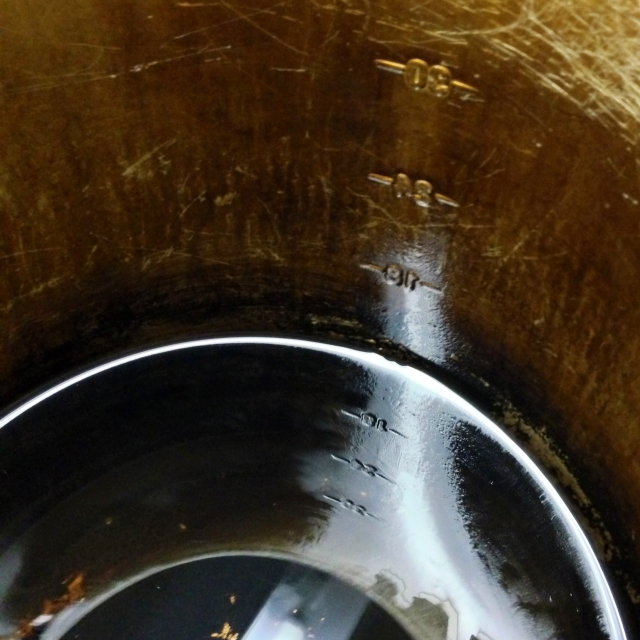
#> input picture programming_computer_vision_with_python/cvbook-contrib/coffee.jpeg, 1280 x 1280 px (shown at 1/2 size)
$ python ch01_histeq.py   (older library calls are emulated)
#> lines starting #> are read from the running program, lines starting #| are printed output that depends on the picture
### programming_computer_vision_with_python/cvbook-contrib/imtools.py
import numpy
import os

from PIL import Image


def get_imlist(path):
  """Returns a list of filenames for all jpg images in a directory."""
  return [os.path.join(path, f) for f in os.listdir(path) if f.endswith('.jpg')]


# [12 lines left out: functions imresize, Htransform, not called in this run]


def histeq(im, bin_count=256):
  """Histogram equalization of a grayscale image."""
  imhist, bins = numpy.histogram(im.flatten(), bin_count, normed=True)
  cdf = imhist.cumsum()
  cdf = 255 * cdf / cdf[-1]  # normalize

  im2 = numpy.interp(im.flatten(), bins[:-1], cdf)
  return im2.reshape(im.shape), cdf


# [43 lines left out: functions compute_average, plot_2d_boundary, not called in this run]

### programming_computer_vision_with_python/cvbook-contrib/ch01_histeq.py
from PIL import Image
from pylab import *
import imtools

im = array(Image.open('coffee.jpeg').convert('L'))
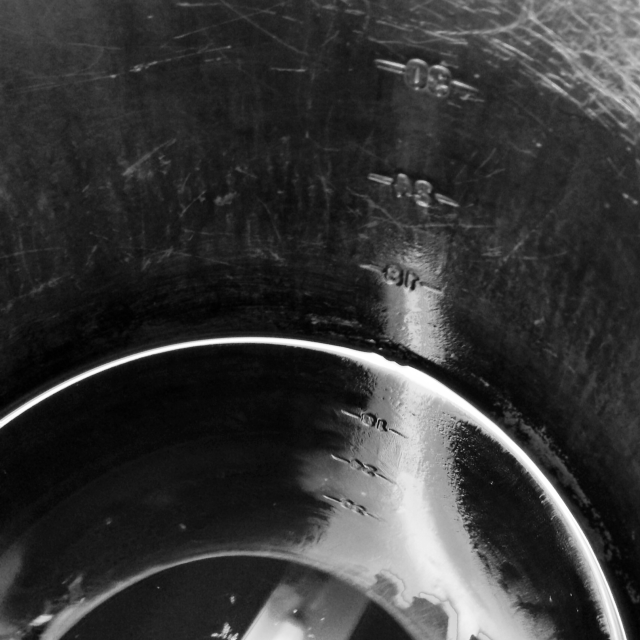
#> im: shape (1280, 1280) (shown at 1/2 size); min 0, max 255, mean 55.2
im2, cdf = imtools.histeq(im)
#> in histeq, `imhist, bins = numpy.histogram(im.flatten(), bin_count, normed=True)`: imhist = 256 values, max 0.0216 at index 32, min 0.000153 at index 0, mean 0.00392; bins = 257 values from 0 to 255
#> in histeq, `cdf = imhist.cumsum()`: cdf = 256 values from 0.000153 to 1
#> in histeq, `cdf = 255 * cdf / cdf[-1]`: cdf = 256 values from 0.0389 to 255
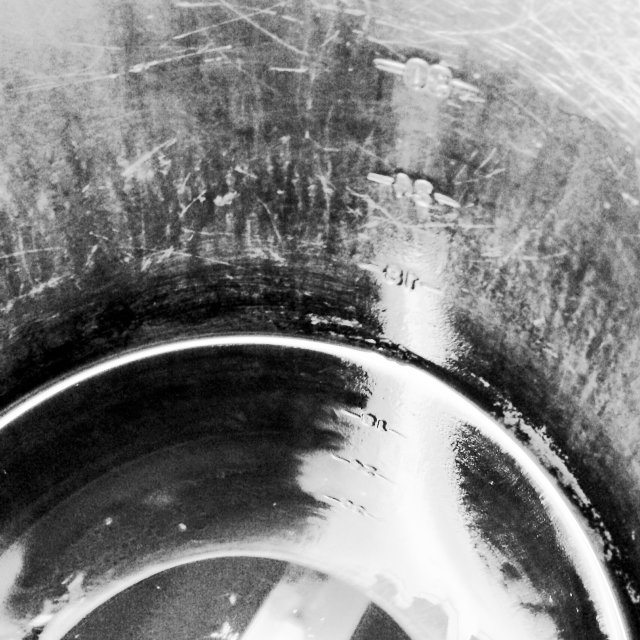
#> im2: shape (1280, 1280) float64 (shown at 1/2 size); min 0.0389, max 255, mean 129.4
#> cdf = 256 values from 0.0389 to 255

figure()
gray()
title('original')
imshow(im)

figure()
title('original hist')
#hist(im.flatten(), 128, cumulative=True, normed=True)
hist(im.flatten(), 128, normed=True)

figure()
gray()
title('histogram-equalized')
imshow(im2)

figure()
title('equalized hist')
#hist(im2.flatten(), 128, cumulative=True, normed=True)
hist(im2.flatten(), 128, normed=True)

show()
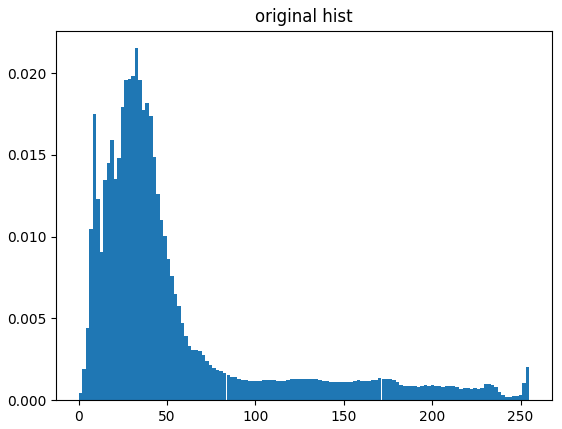
#> figure drawn by matplotlib, 1 panel; tallest bar 0.0215 high, from x = 31.88 to 33.87
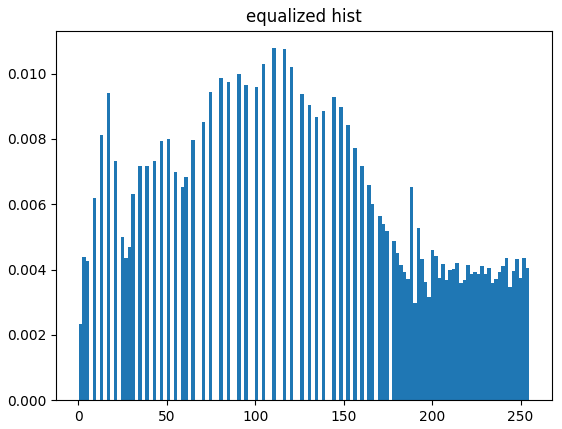
#> figure drawn by matplotlib, 1 panel; tallest bar 0.0108 high, from x = 109.6 to 111.6

$ run again, with programming_computer_vision_with_python/cvbook-contrib/sea.jpeg copied over programming_computer_vision_with_python/cvbook-contrib/coffee.jpeg
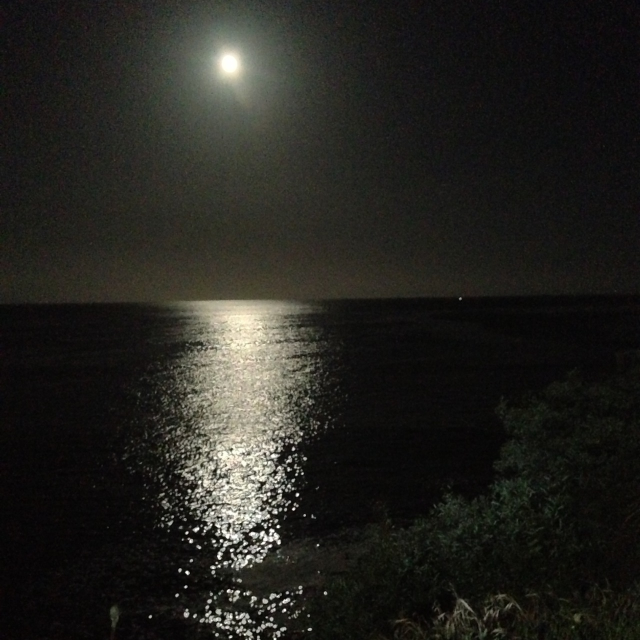
#> input picture programming_computer_vision_with_python/cvbook-contrib/sea.jpeg, 1280 x 1280 px (shown at 1/2 size)
#> imhist = 256 values, max 0.0452 at index 10, min 2.51e-05 at index 0, mean 0.00392; bins = 257 values from 0 to 255
#> in histeq, `cdf = imhist.cumsum()`: cdf = 256 values from 2.51e-05 to 1
#> in histeq, `cdf = 255 * cdf / cdf[-1]`: cdf = 256 values from 0.00638 to 255
#> `im2, cdf = imtools.histeq(im)`:
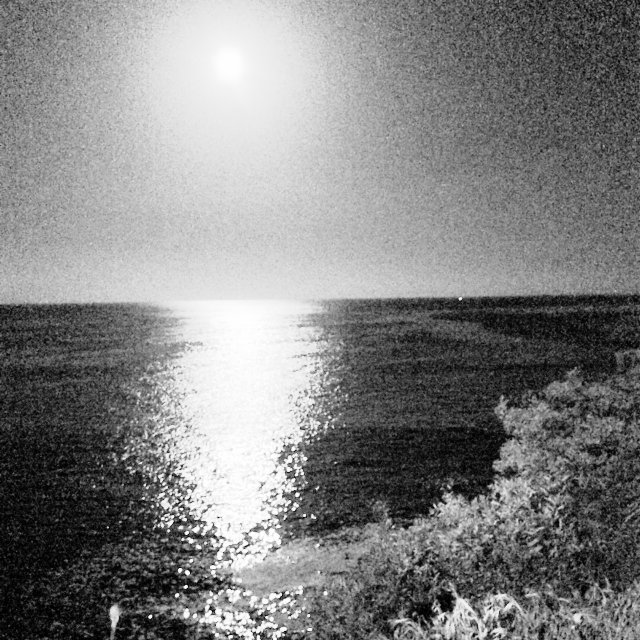
#> im2: shape (1280, 1280) float64 (shown at 1/2 size); min 0.00638, max 255, mean 130.6
#> `show()`:
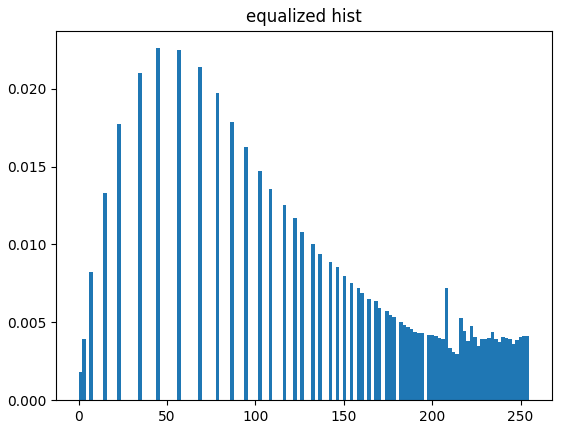
#> figure drawn by matplotlib, 1 panel; tallest bar 0.0226 high, from x = 43.83 to 45.83
